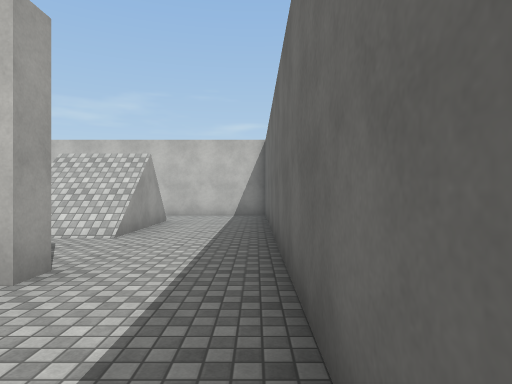
[1] (above)

24 first-person views from a walk through a 3-D level made in the Unity game engine. The camera is 1.5 m above the floor, looks level and sees 75° across. The floor is counted in squares, 2 m on a side. Each view is taken from the middle of a square. On the plan, view 1 faces up. The plan holds only what a view shows up to about 11 squares ahead; the rest is blank. The place goes on beyond the plan. The player is left out. Surface patterns are stand-ins for the level's own textures.

[2]
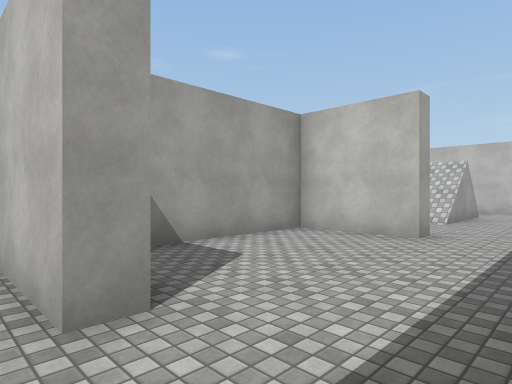

[3]
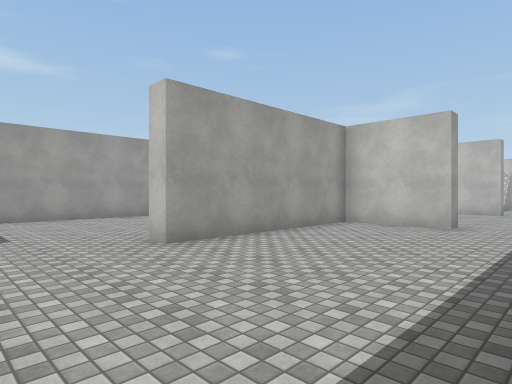

[4]
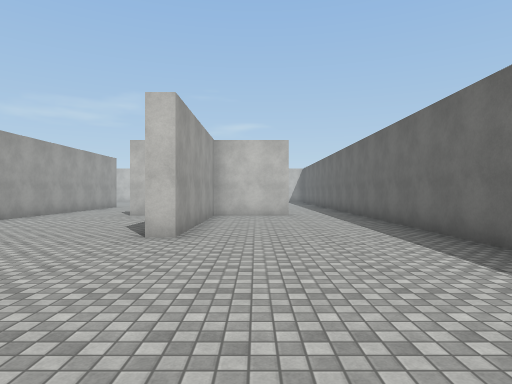

[5]
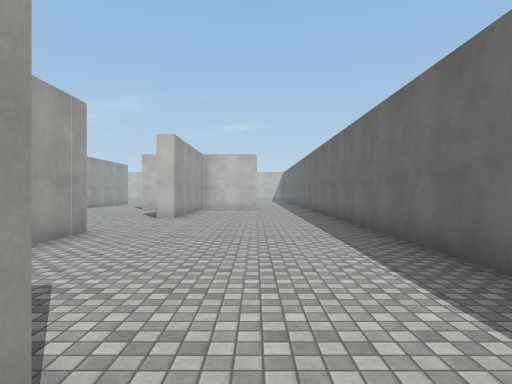

[6]
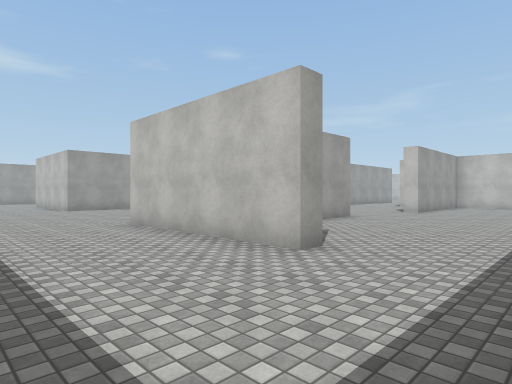

[7]
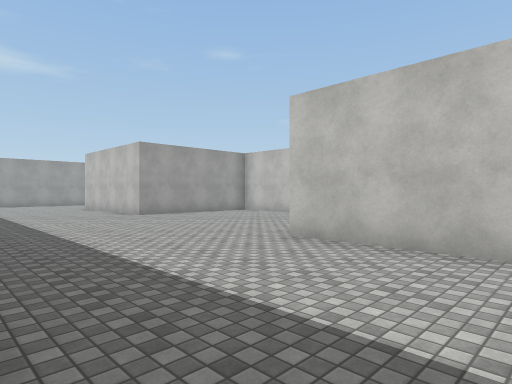

[8]
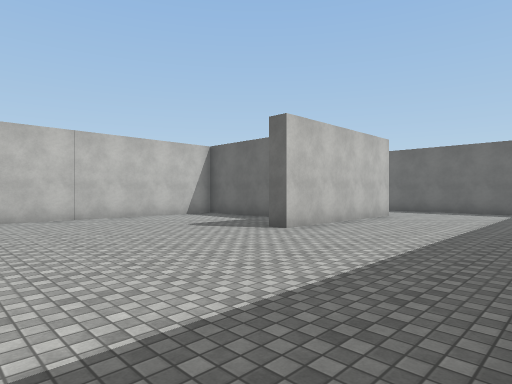

[9]
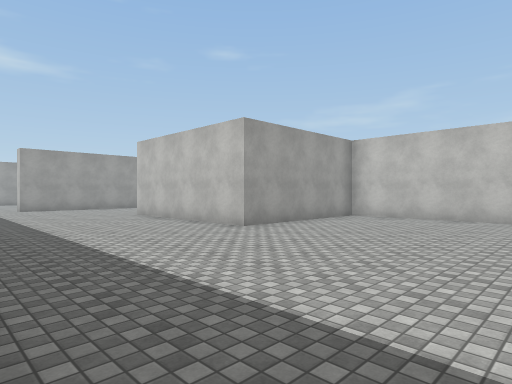

[10]
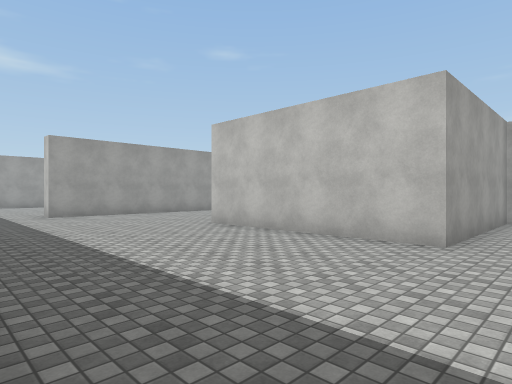

[11]
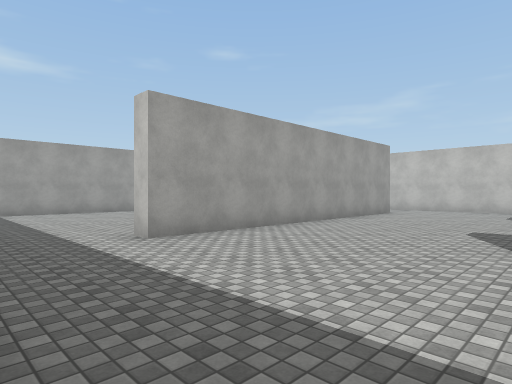

[12]
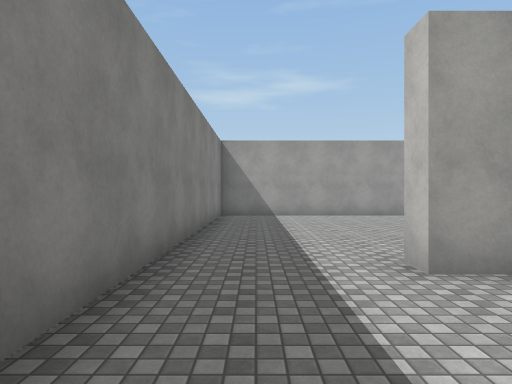

[13]
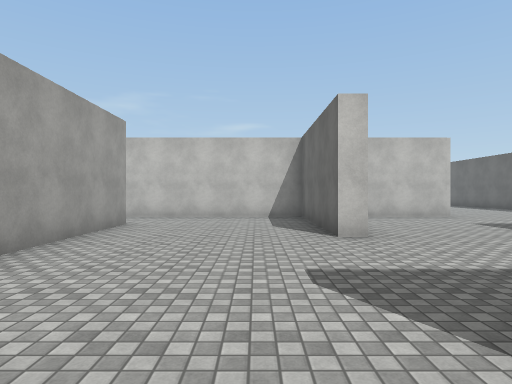

[14]
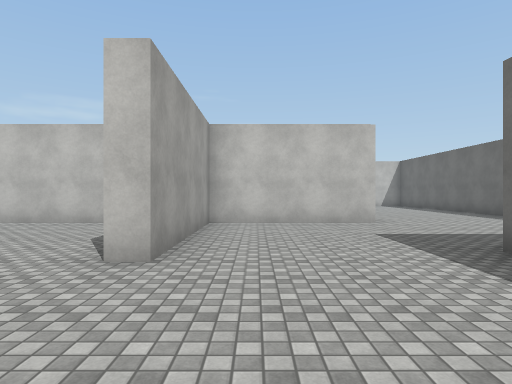

[15]
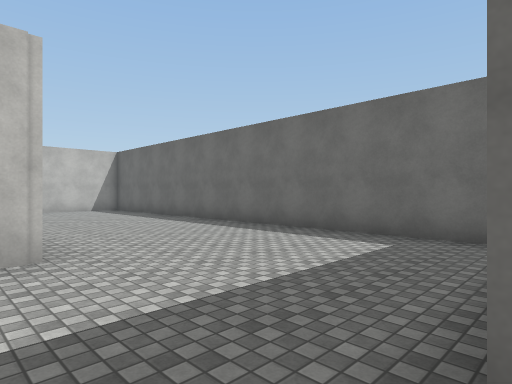

[16]
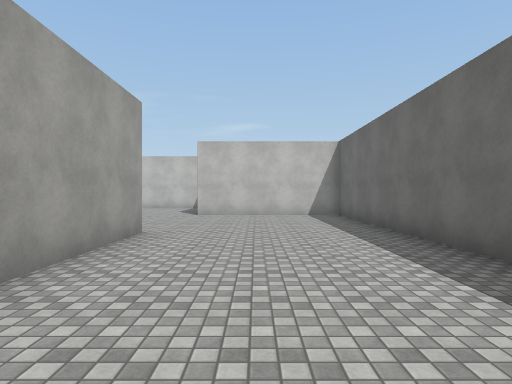

[17]
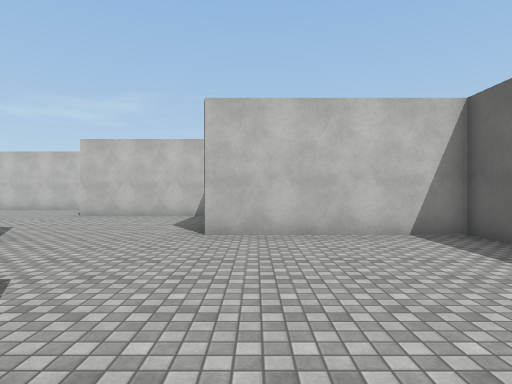

[18]
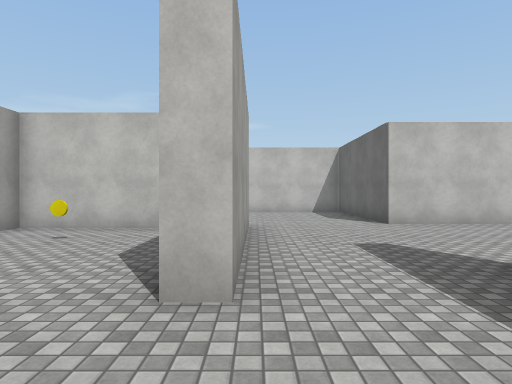

[19]
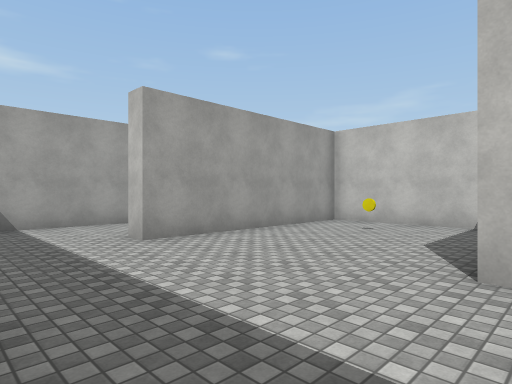

[20]
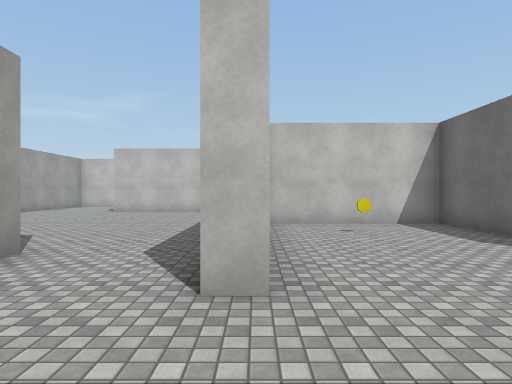

[21]
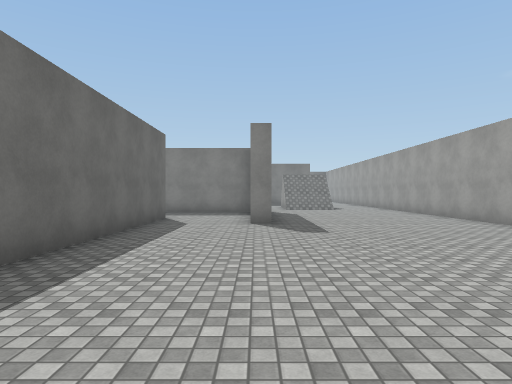

[22]
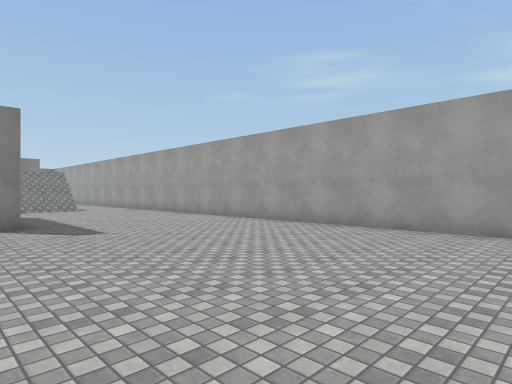

[23]
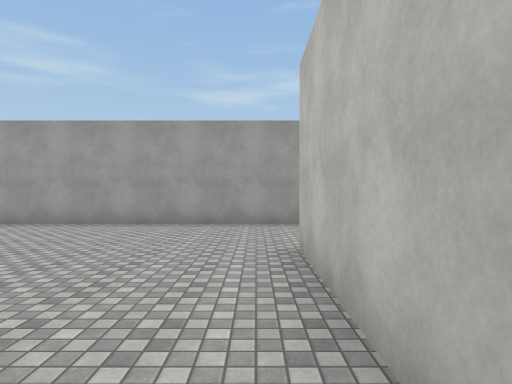

[24]
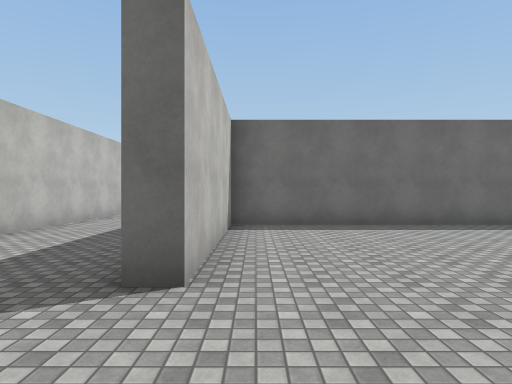

### Floor plan
Points are (right, up) in squares from view 1. A wall is a line through its corners. A room is listed if a view was taken in it or the views show most of it. See-through windows are left out.
Room 1 (view 1)
walls: (-2, 2.8) (-4.3, 2.8) (-4.3, -0.8); (0.3, 0.4) (0.3, 2.6)
ways out: opening at (-0.5, -2) to room 2; opening at (-0.5, 3)
Room 2 (views 2, 3, 4, 5, 6, 7, 8, 9, 10, 11, 12, 13, 14, 15, 16, 17, 18, 19, 20, 21, 22, 23, 24)
walls: (-15, -6.9) (-19.1, -6.9) (-19.1, -11.3) (-19.6, -11.3) (-19.6, -6.9) (-25, -6.9); (-15.1, -1.9) (-15.1, -5.4); (-10.3, -10) (-10.3, 2.8) (-14.9, 2.8) (-14.9, 6); (-24, -9.2) (-24, -18.4) (-24.6, -18.4); (-18.7, -0.4) (-18.7, 1.9) (-22.9, 1.9) (-22.9, -3.6) (-23.4, -3.6) (-23.4, 6.6) (-28.4, 6.6) (-28.4, 7.1); (-9.8, -2) (-9.8, -8.8); (-18.2, 1.8) (-18.2, -2.7) (-18.8, -2.7); (-7.1, -11.3) (-14.4, -11.3) (-14.4, -16) (-19.6, -16); (-26.4, -1.9) (-25.9, -1.9) (-25.9, -5); (-6.5, -2.5) (-7, -2.5); (-5.1, -10.8) (-5.1, -12.4); (-5.6, -14.2) (-5.6, -12.8); (-15.6, 7.4) (-19.5, 7.4); (-2, -1.9) (-2, -2.5) (-4.3, -2.5) (-4.3, -7.5) (-4.9, -7.5); (-31.7, -15.2) (-31.7, -21.1) (-22.4, -21.1); (-2.6, -16) (-2.6, -16.5) (-7.6, -16.5) (-7.6, -16); (0.3, -14) (0.3, -2); (-20, 10.5) (-25.1, 10.5); (0.3, -19.2) (0.3, -18.8); (-31.7, 7) (-31.7, -5)
ways out: opening at (-0.5, -2) to room 1
objects: other object (-21, 0)

Positions as (right, up) in squares from view 1, and headings:
1: (0, 0), facing up
2: (0, -3), facing up-left
3: (0, -10), facing up-left
4: (-3, -13), facing up
5: (-2, -17), facing up
6: (0, -20), facing up-left
7: (-4, -21), facing up-left
8: (-13, -21), facing up-right
9: (-9, -21), facing up-left
10: (-13, -21), facing up-left
11: (-19, -21), facing up-left
12: (-21, -20), facing left
13: (-21, -17), facing up
14: (-18, -15), facing up
15: (-16, -11), facing up-right
16: (-13, -8), facing up
17: (-14, -3), facing up
18: (-18, -5), facing up
19: (-18, -6), facing up-left
20: (-23, -6), facing up
21: (-26, 6), facing down
22: (-25, 6), facing down-left
23: (-24, 6), facing left
24: (-31, 6), facing right
